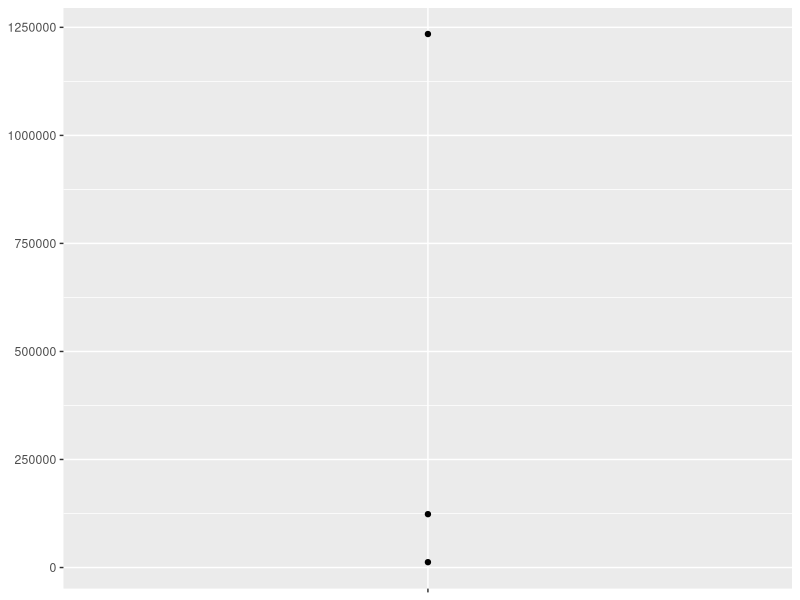
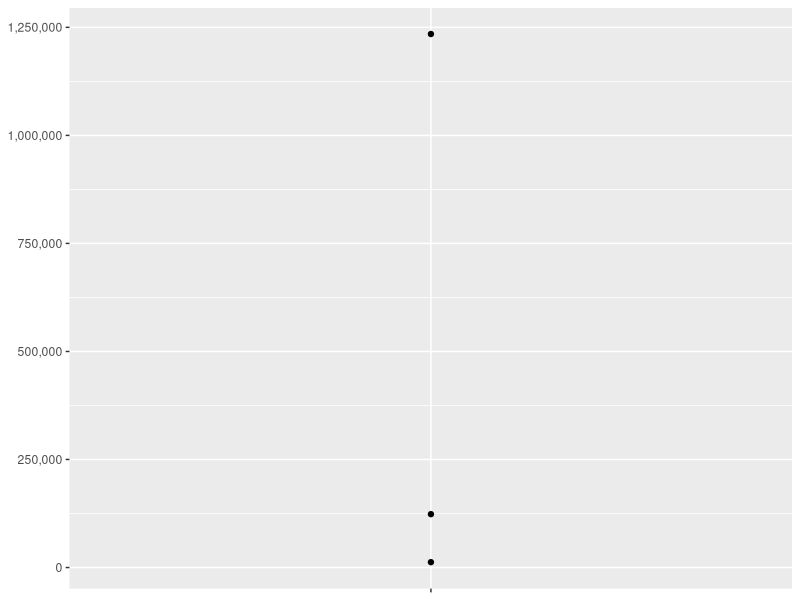
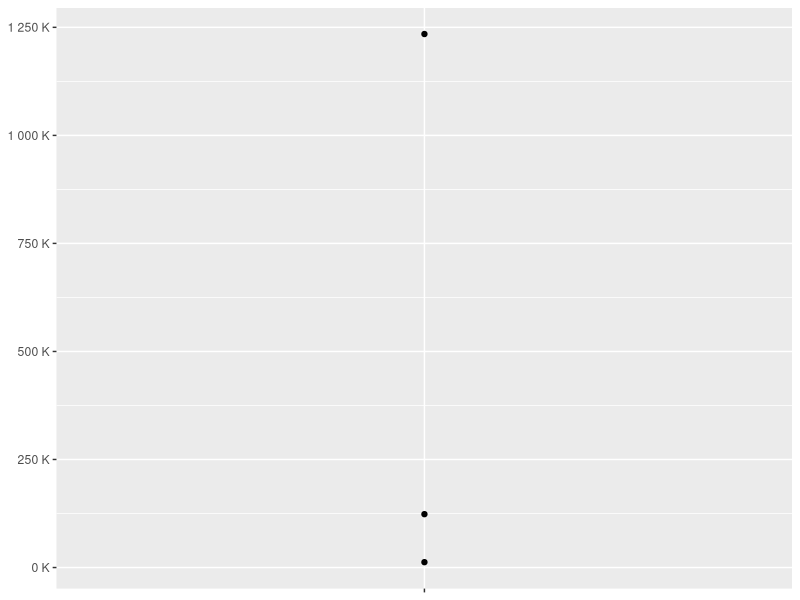
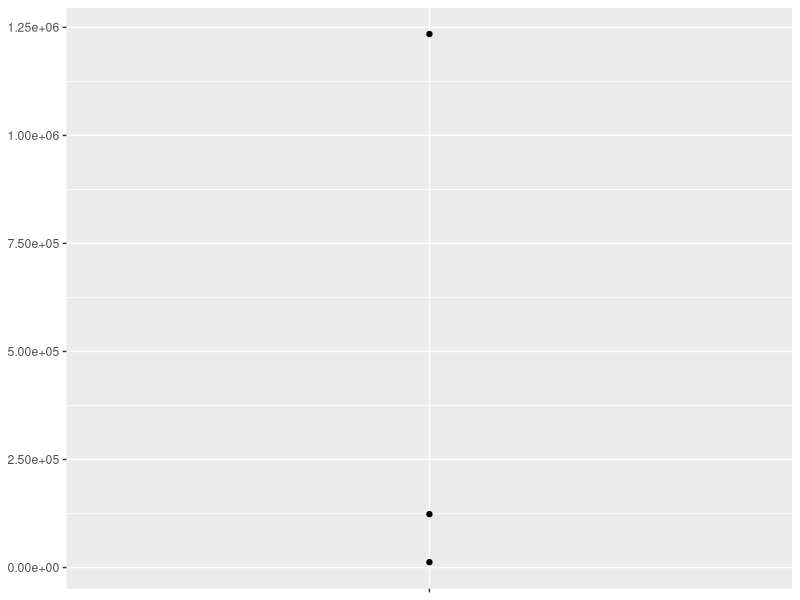
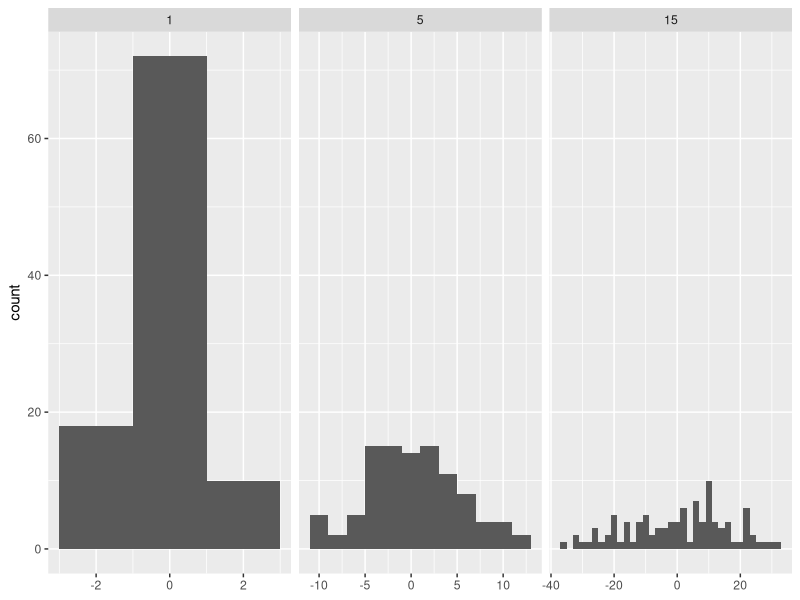
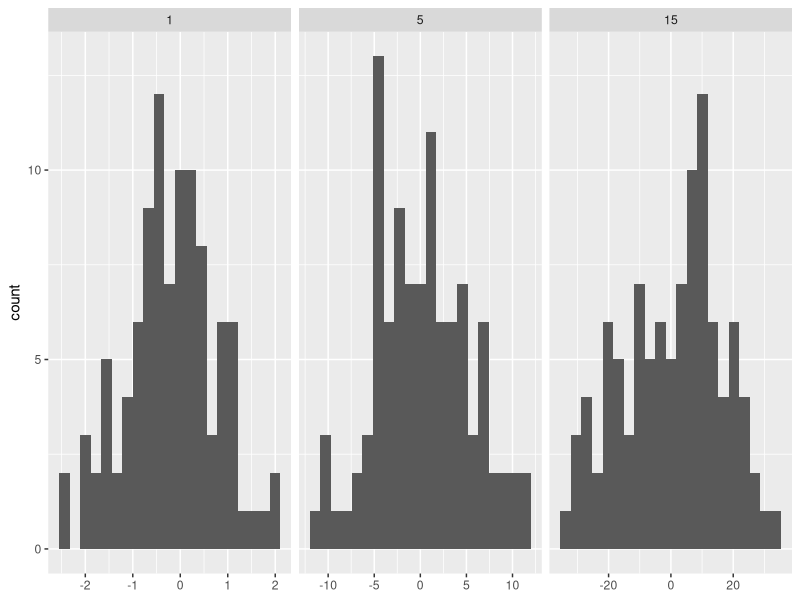
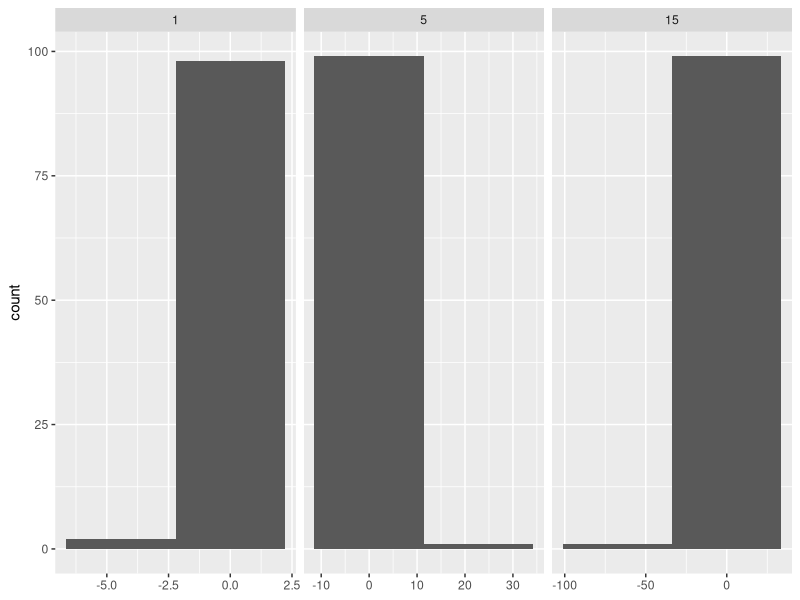
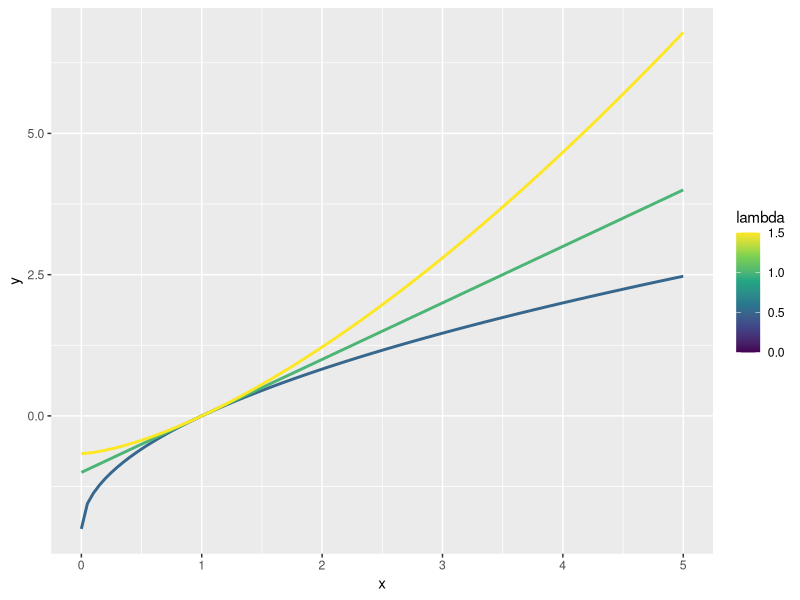

Generate these figures, in order, with R:
## ---- chunk 1
library(rlang)
library(ggplot2)
library(scales)
## ---- chunk 2
power1 <- function(exp) {
  function(x) {
    x ^ exp
  }
}

square <- power1(2)
cube <- power1(3)

square
# function(x) {
#     x ^ exp
#   }
# <environment: 0x7fa49978e748>
## ---- chunk 3
env_print(square); env_print(cube)

# <environment: 0x7fa49978e748>
# Parent: <environment: global>
# Bindings:
# • exp: <lazy>
# <environment: 0x7fa49978dda8>
# Parent: <environment: global>
# Bindings:
# • exp: <lazy>
## ---- chunk 4
fn_env(square)$exp
fn_env(cube)$exp
## ---- chunk 5
x <- 2
square <- power1(x)
x <- 3

square(2)
## ---- chunk 6
power2 <- function(exp) {
  force(exp)
  function(x) {
    x ^ exp
  }
}

x <- 2
square <- power2(x)
x <- 3
square(2)
#> [1] 4
## ---- chunk 7
new_counter <- function() {
  i <- 0
  
  function() {
    i <<- i + 1
    i
  }
}

counter_one <- new_counter()
counter_two <- new_counter()

for(i in 1:3) print(counter_one())
counter_one()
counter_two()
## ---- chunk 8
force
#> function (x) 
#> x
#> <bytecode: 0x7fe8519464b0>
#> <environment: namespace:base>
## ---- chunk 9
pick <- function(i) {
  pick_out <- function(x) return(x[[i]])
  return(pick_out)
}
## ---- chunk 10
pick(1)(x)
# should be equivalent to
x[[1]]

lapply(mtcars, pick(5))
# should be equivalent to
lapply(mtcars, function(x) x[[5]])
## ---- chunk 11
moment <- function(i) {
  centr_mom_i <- function(x) {
    return(mean((x - mean(x))^i))
  }
}
## ---- chunk 12
m1 <- moment(1)
m2 <- moment(2)

x <- runif(100)
stopifnot(all.equal(m1(x), 0))
stopifnot(all.equal(m2(x), var(x) * 99 / 100))
## ---- chunk 13
i <- 0
new_counter2 <- function() {
  i <<- i + 1
  i
}
## ---- chunk 14
new_counter3 <- function() {
  i <- 0
  function() {
    i <- i + 1
    i
  }
}

x <- new_counter3()
for(i in 1:3) print(x())
## ---- chunk 15
y <- c(12345, 123456, 1234567)
df <- data.frame(x = 1, y = y)
core <- ggplot(df, aes(x, y)) + 
  geom_point() + 
  scale_x_continuous(breaks = 1, labels = NULL) +
  labs(x = NULL, y = NULL)
  
core
core + scale_y_continuous(
  labels = comma_format()
)
core + scale_y_continuous(
  labels = number_format(scale = 1e-3, suffix = " K")
)
core + scale_y_continuous(
  labels = scientific_format()
)
## ---- chunk 16
# construct some sample data with very different numbers in each cell
sd <- c(1, 5, 15)
n <- 100

df <- data.frame(x = rnorm(3 * n, sd = sd), sd = rep(sd, n))

ggplot(df, aes(x)) + 
  geom_histogram(binwidth = 2) + 
  facet_wrap(~ sd, scales = "free_x") + 
  labs(x = NULL)
## ---- chunk 17
binwidth_bins <- function(n) {
  force(n)
  
  function(x) {
    (max(x) - min(x)) / n
  }
}

ggplot(df, aes(x)) + 
  geom_histogram(binwidth = binwidth_bins(20)) + 
  facet_wrap(~ sd, scales = "free_x") + 
  labs(x = NULL)

ggplot(df, aes(x)) + 
  geom_histogram(bins = 2) + 
  facet_wrap(~ sd, scales = "free_x") + 
  labs(x = NULL)
## ---- chunk 18
boxcox1 <- function(x, lambda) {
  stopifnot(length(lambda) == 1)
  
  if (lambda == 0) {
    log(x)
  } else {
    (x ^ lambda - 1) / lambda
  }
}
## ---- chunk 19
boxcox2 <- function(lambda) {
  if (lambda == 0) {
    function(x) log(x)
  } else {
    function(x) (x ^ lambda - 1) / lambda
  }
}

stat_boxcox <- function(lambda) {
  stat_function(aes(colour = lambda), fun = boxcox2(lambda), size = 1)
}

ggplot(data.frame(x = c(0, 5)), aes(x)) + 
  lapply(c(0.5, 1, 1.5), stat_boxcox) + 
  scale_colour_viridis_c(limits = c(0, 1.5))

# visually, log() does seem to make sense as the transformation
# for lambda = 0; as values get smaller and smaller, the function
# gets close and closer to a log transformation
ggplot(data.frame(x = c(0.01, 1)), aes(x)) + 
  lapply(c(0.5, 0.25, 0.1, 0), stat_boxcox) + 
  scale_colour_viridis_c(limits = c(0, 1.5))
